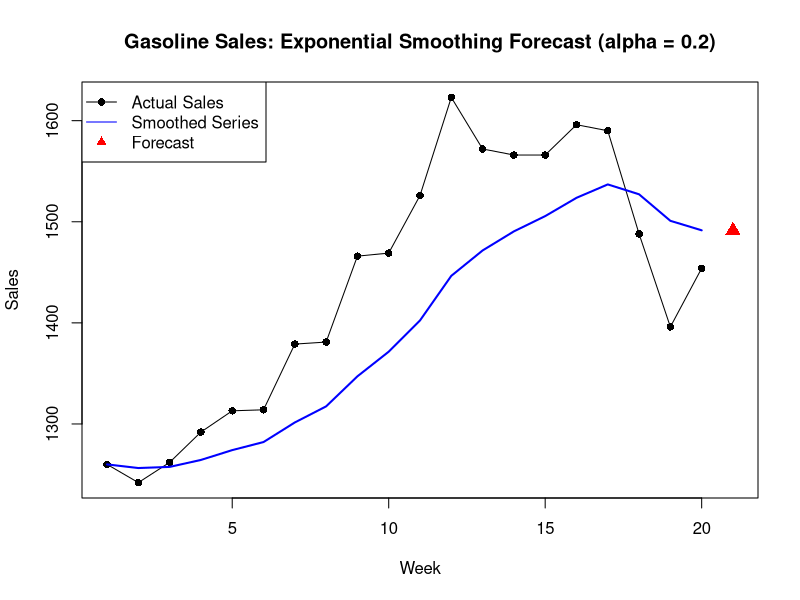

This chart was generated by the following R code:
# Adds charting + an actual forecast to exponentialsmoothing.r
library(TTR)

set.seed(42)
gasoline_sales <- round(1200 + cumsum(rnorm(20, mean = 5, sd = 40)))
weeks <- 1:length(gasoline_sales)

# exponential smoothing with alpha = 0.2 (same as the original file's ratio)
gas_ema.2 <- EMA(gasoline_sales, n = 1, ratio = 0.2)

# the forecast for the NEXT period equals the most recent smoothed value
next_week <- length(weeks) + 1
forecast_value <- tail(gas_ema.2, 1)

# --- chart: actual sales, the smoothed line, and the forecast point ---
plot(weeks, gasoline_sales, type = "o", pch = 16, col = "black",
     xlim = c(1, next_week), ylim = range(c(gasoline_sales, forecast_value)),
     main = "Gasoline Sales: Exponential Smoothing Forecast (alpha = 0.2)",
     xlab = "Week", ylab = "Sales")
lines(weeks, gas_ema.2, col = "blue", lwd = 2)
points(next_week, forecast_value, col = "red", pch = 17, cex = 1.5)
legend("topleft", legend = c("Actual Sales", "Smoothed Series", "Forecast"),
       col = c("black", "blue", "red"), pch = c(16, NA, 17), lty = c(1, 1, NA))

cat("Forecast for week", next_week, ":", forecast_value, "\n")
